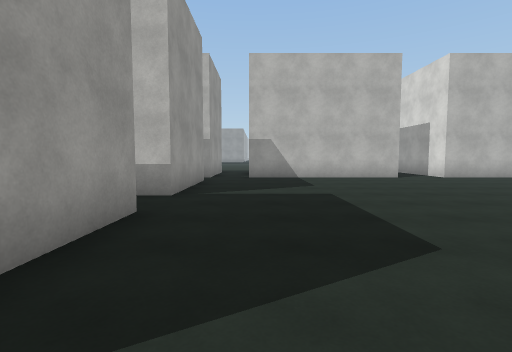
view 1 (above)

24 first-person views from a walk through a Unity game level. The camera is 1.4 m above the floor, tilts 4° down and sees 85° across. The floor is counted in squares, 2 m on a side. Each view is taken from the middle of a square. On the plan, view 1 faces up. The plan holds only what a view shows up to about 9 squares ahead; the rest is blank. The place goes on beyond the plan. The player is left out. Door leaves are left out, so doorways stand open. Some surface patterns are stand-ins.

view 2
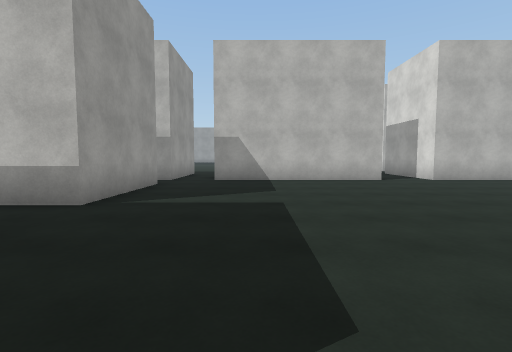

view 3
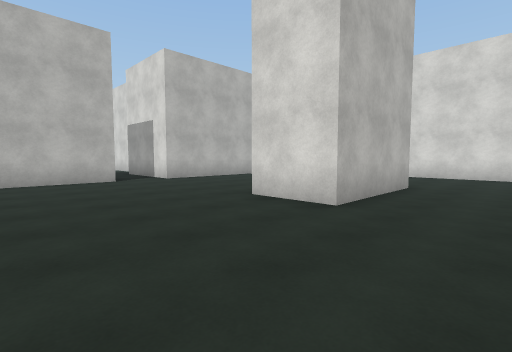

view 4
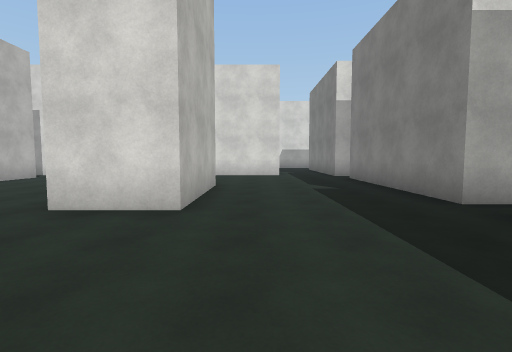

view 5
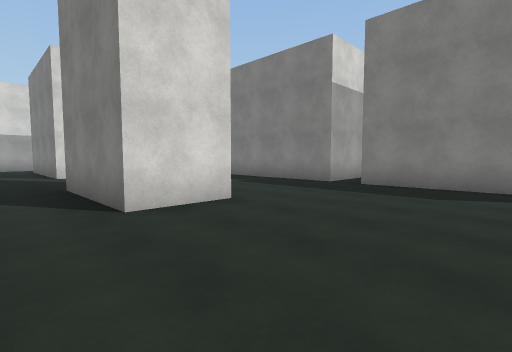

view 6
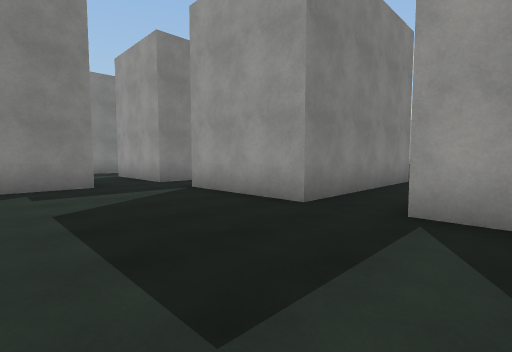

view 7
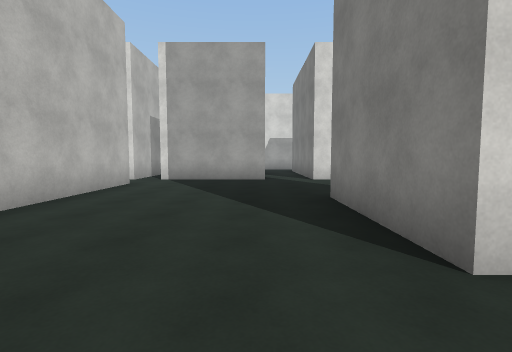

view 8
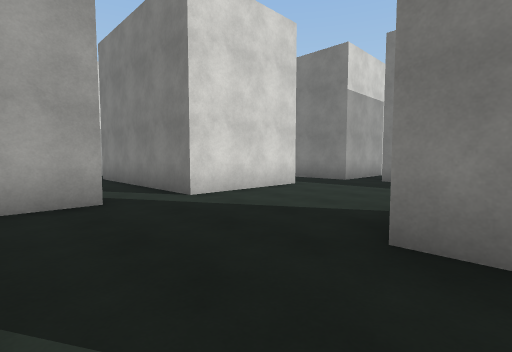

view 9
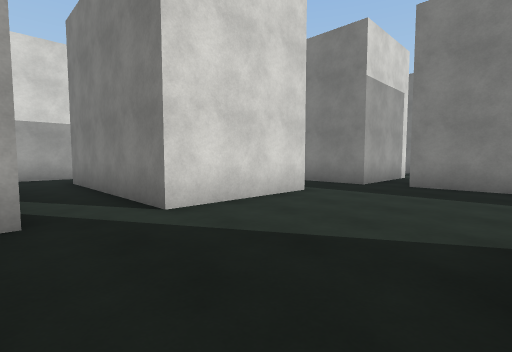

view 10
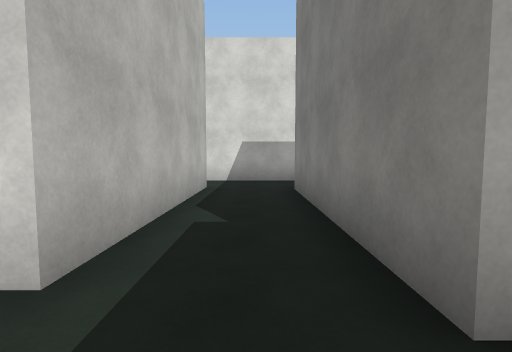

view 11
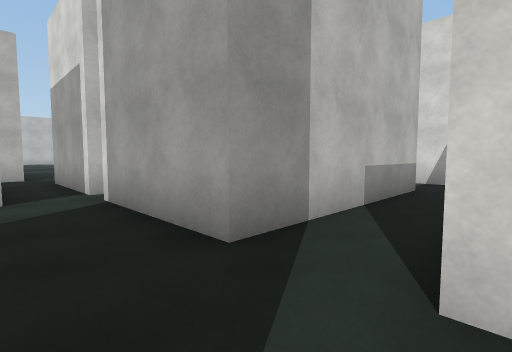

view 12
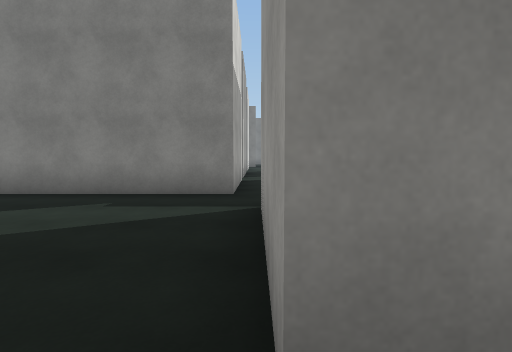

view 13
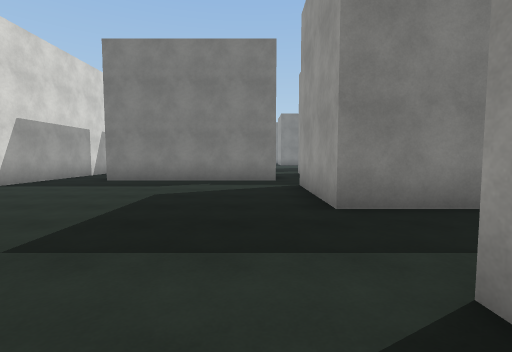

view 14
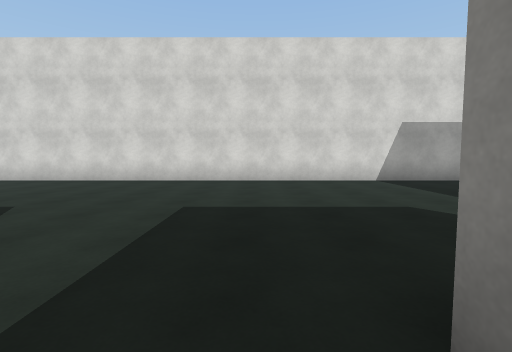

view 15
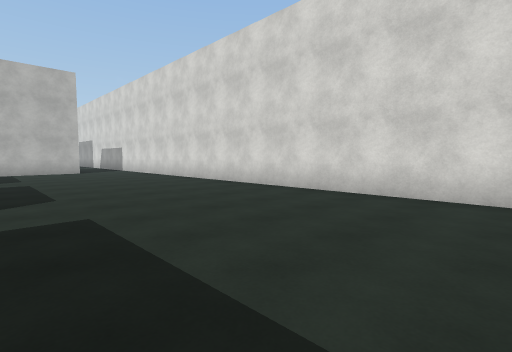

view 16
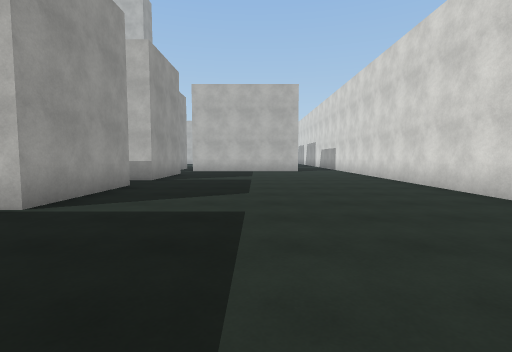

view 17
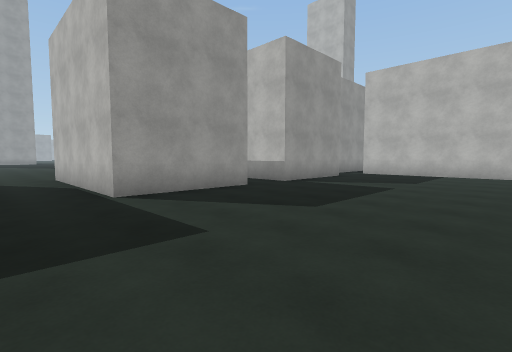

view 18
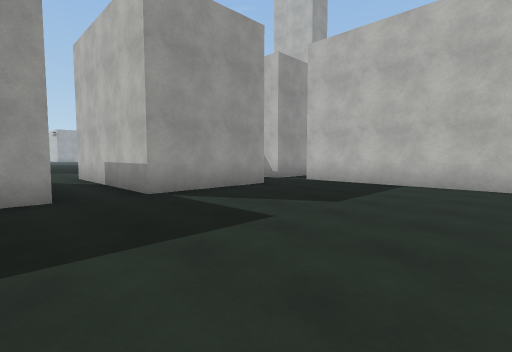

view 19
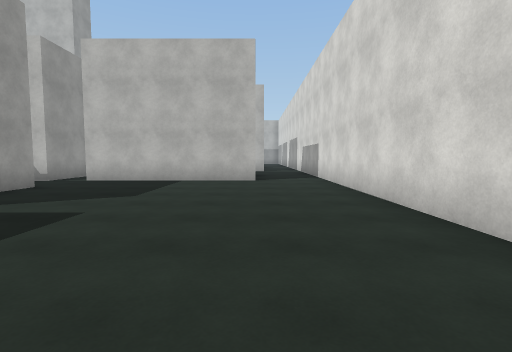

view 20
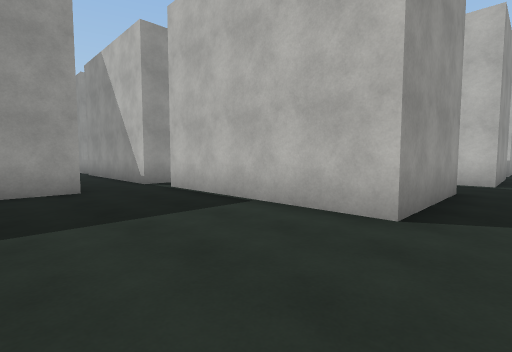

view 21
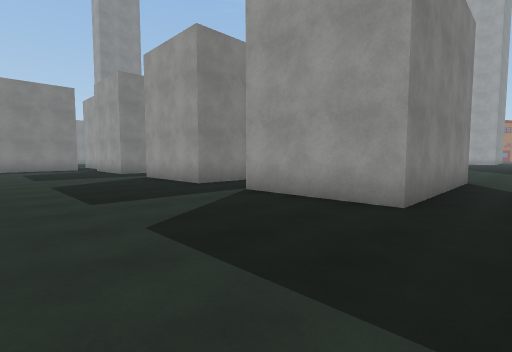

view 22
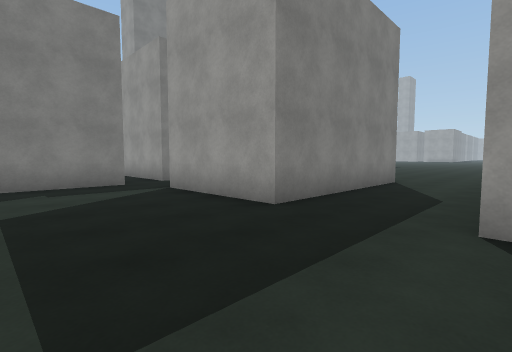

view 23
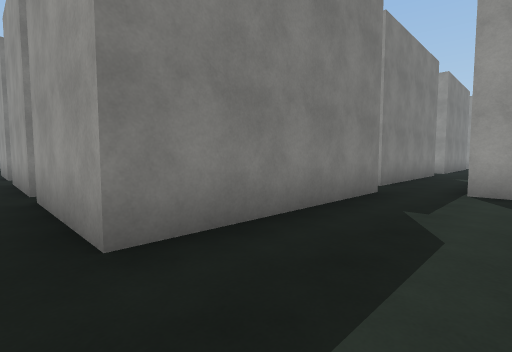

view 24
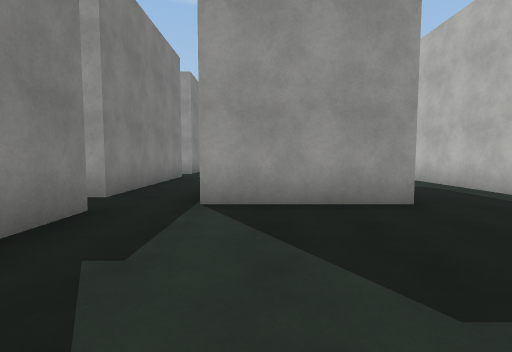

### Floor plan
Points are (right, up) in squares from view 1. A wall is a line through its corners. A room is listed if a view was taken in it or the views show most of it. See-through windows are left out.
Room 1 (views 1, 2, 3, 4, 5, 6, 7, 8, 9, 10, 11)
walls: (8.9, 3) (5.6, 3) (5.6, 4.7) (8.9, 4.7); (4.8, 9.3) (-0.2, 9.3); (6.1, -1) (11.1, -1); (0.1, -0.8) (5.1, -0.8); (-1.5, 8.1) (-1.5, 5) (-2.8, 5); (-1.5, 9.3) (-2, 9.3); (-2.6, -1.2) (-1.5, -1.2) (-1.5, -3.2); (12.4, 5.7) (12.4, 8.9); (12.4, 1.1) (12.4, 4.3); (11.2, 9.3) (6.3, 9.3); (-6.5, 3.5) (-1.5, 3.5) (-1.5, 0.4)
ways out: opening at (13, 5) to room 3; opening at (-6, 4); opening at (-1, 9); opening at (5.5, 9); opening at (12, 10); opening at (13, 0)
Room 2 (views 12, 13, 14, 15, 16, 17, 18, 19, 20, 21, 22, 23, 24)
walls: (10.2, 22.8) (11.9, 22.8) (11.9, 19.6); (11, 19.7) (7.8, 19.7); (6.9, 27.8) (11.9, 27.8) (11.9, 24.6) (6.9, 24.6); (6.9, 17.3) (11.9, 17.3) (11.9, 14.2) (11.4, 14.2); (11.9, 32.4) (11.9, 29.2) (6.9, 29.2); (12.4, 12.8) (17.4, 12.8) (17.4, 9.6); (11, 34) (8.2, 34); (19.1, 12) (19.1, 35.1); (17.4, 8.9) (17.4, 5.7); (17, 37.4) (17, 34.2) (12, 34.2)
ways out: opening at (18, 5) to room 3; opening at (7, 18.5); opening at (7, 24); opening at (7, 28.5); opening at (12, 14)
Room 3 (no view inside)
walls: (17.4, 5.7) (12.4, 5.7); (19.1, 3.9) (19.1, 6.2); (12.4, 4.3) (17.4, 4.3) (17.4, 2.9); (19.1, 0.6) (19.1, 1.5)
ways out: opening at (13, 5) to room 1; opening at (18, 5) to room 2; opening at (18, 1)

Where each view was taken, in squares from view 1:
view 1: 0 up, 0 right, facing up
view 2: 1 up, 1 right, facing up
view 3: 1 up, 2 right, facing up-right
view 4: 2 up, 2 right, facing right
view 5: 6 up, 2 right, facing down-right
view 6: 6 up, 2 right, facing down-left
view 7: 6 up, 4 right, facing right
view 8: 7 up, 8 right, facing down-right
view 9: 6 up, 9 right, facing down-right
view 10: 0 up, 11 right, facing right
view 11: 4 up, 11 right, facing up-right
view 12: 18 up, 12 right, facing down
view 13: 21 up, 13 right, facing down
view 14: 18 up, 11 right, facing right
view 15: 21 up, 14 right, facing up-right
view 16: 21 up, 15 right, facing up
view 17: 23 up, 17 right, facing up-left
view 18: 27 up, 17 right, facing up-left
view 19: 26 up, 17 right, facing up
view 20: 31 up, 18 right, facing up-left
view 21: 29 up, 16 right, facing down-left
view 22: 20 up, 15 right, facing down-left
view 23: 15 up, 18 right, facing down-left
view 24: 15 up, 16 right, facing left
